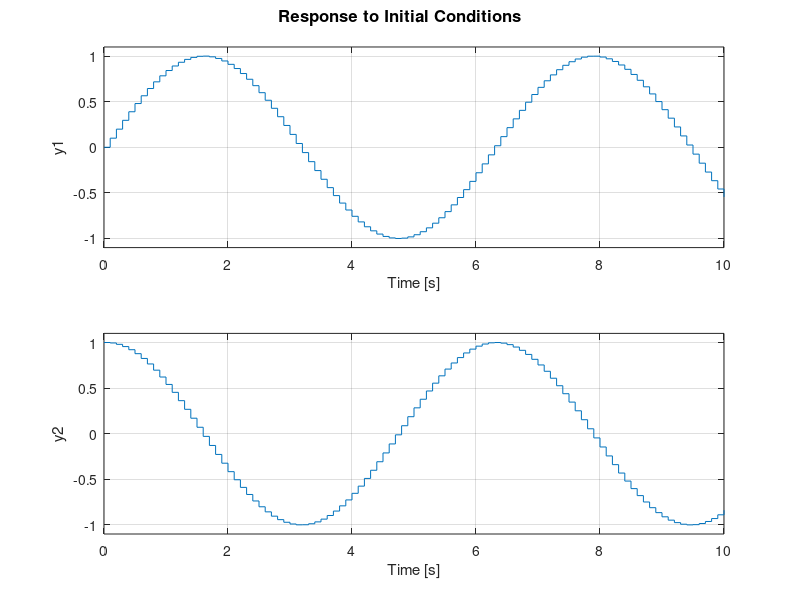
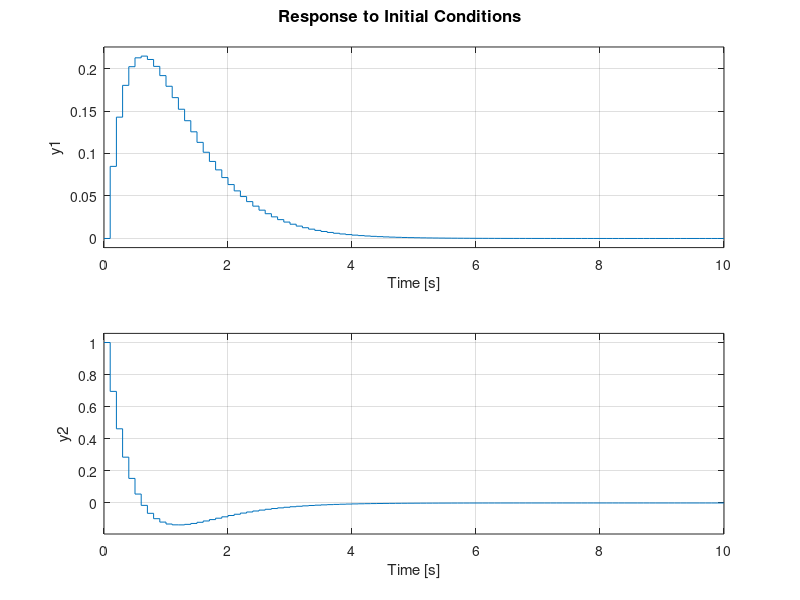
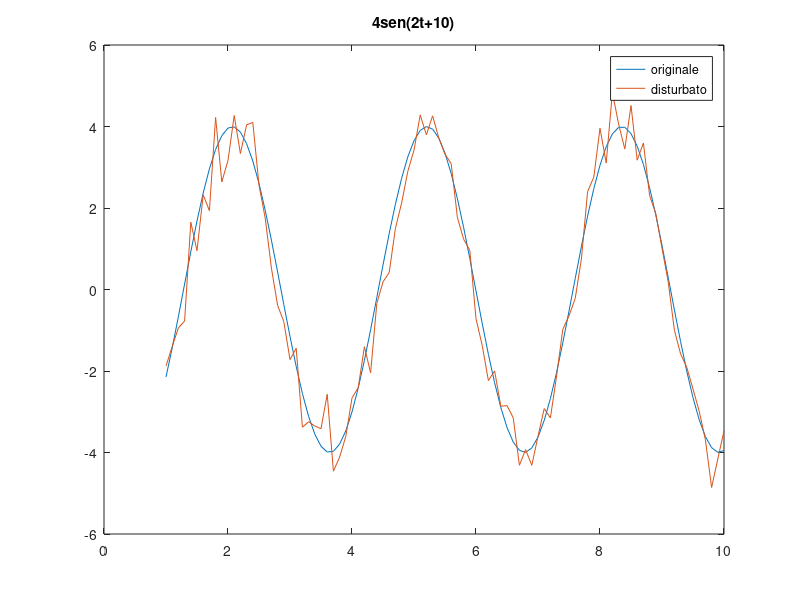
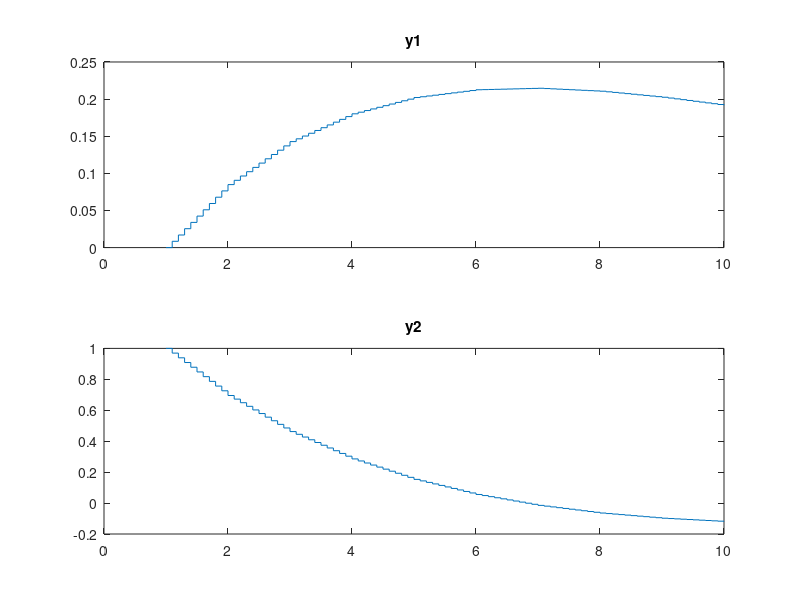

The MATLAB source for these figures, in order:
clear;
clc;

%% Parametri
orizzonte=10;
campionamento=0.1;
dimensione=(orizzonte/campionamento) +1;
x0=[0 1]';
A=[0 1; -1 0];
B=[0 1]';
C=eye(2);
D=[0 0]';
sys = ss(A,B,C,D);
sysd = c2d(sys,campionamento);
Ad=sysd.A;
Bd=sysd.B;

%% Stabilità
autovalori_continuo=eig(A);
autovalori_discreto=abs(eig(sysd.A));
figure(1);
initial(sysd,x0,orizzonte);

%% Ottimizzazione
Q=eye(2)*2;
Qf=Q;
R=0.25;
[K,S,E] = dlqr(Ad,Bd,Q,R);

%% Stabilità ciclo chiuso
Ad_chiuso=Ad-Bd*K;
autovalori_discreto_chiuso=abs(eig(Ad_chiuso));
sysd_chiuso=ss(Ad_chiuso,Bd,C,D,campionamento);
figure(2);
initial(sysd_chiuso,x0,orizzonte);


%% seno
x = 1:0.1:10;
y = zeros(1,length(x));
y_disturbato = zeros(1,length(x));
media=0;
sigma=0.5;
random=media+sigma*randn(1,length(x));

for i=1:length(x)
    y(i) = 4*sin(2*x(i)+10);
    y_disturbato(i) = y(i)+random(i);
end

figure(3);
plot(x,y,x,y_disturbato);
title("4sen(2t+10)");
legend('originale','disturbato');


%% grafico a mano
tempo=0:campionamento:orizzonte;
Y = zeros(2,orizzonte+1);
X = zeros(2,orizzonte+1);
U = zeros(2,orizzonte);
X(:,1) = [0 1]';

for i=1:orizzonte
    Y(:,i) = C*X(:,i);
    X(:,i+1) = (Ad-Bd*K)*X(:,i);
end
Y(:,orizzonte+1) = C*X(:,orizzonte+1);
figure(4);
subplot(2,1,1);
y=interp1(Y(1,:),tempo);
stairs(tempo(1,:),y);
title('y1');

subplot(2,1,2);
y=interp1(Y(2,:),tempo);
stairs(tempo(1,:),y);
title('y2');

